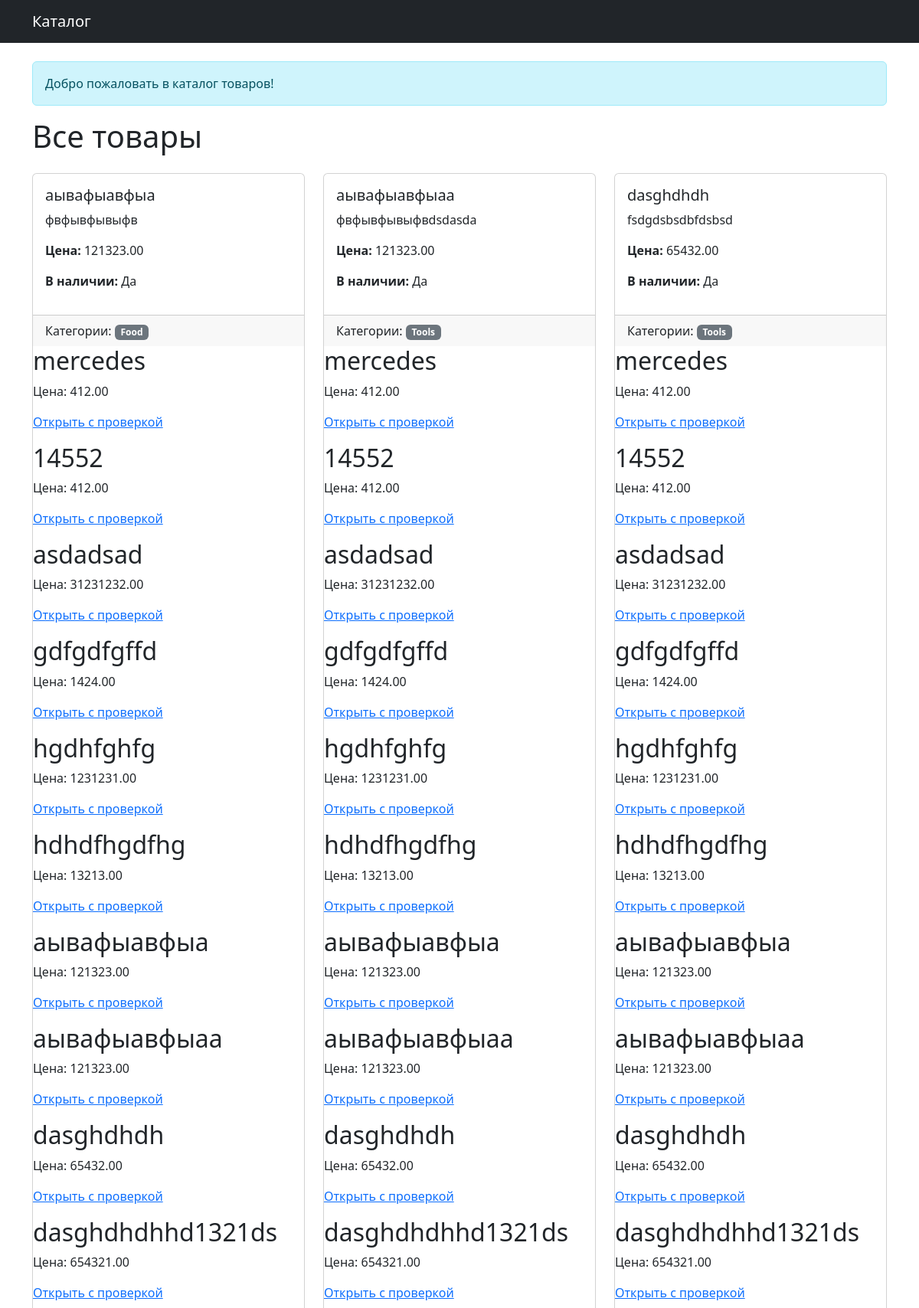
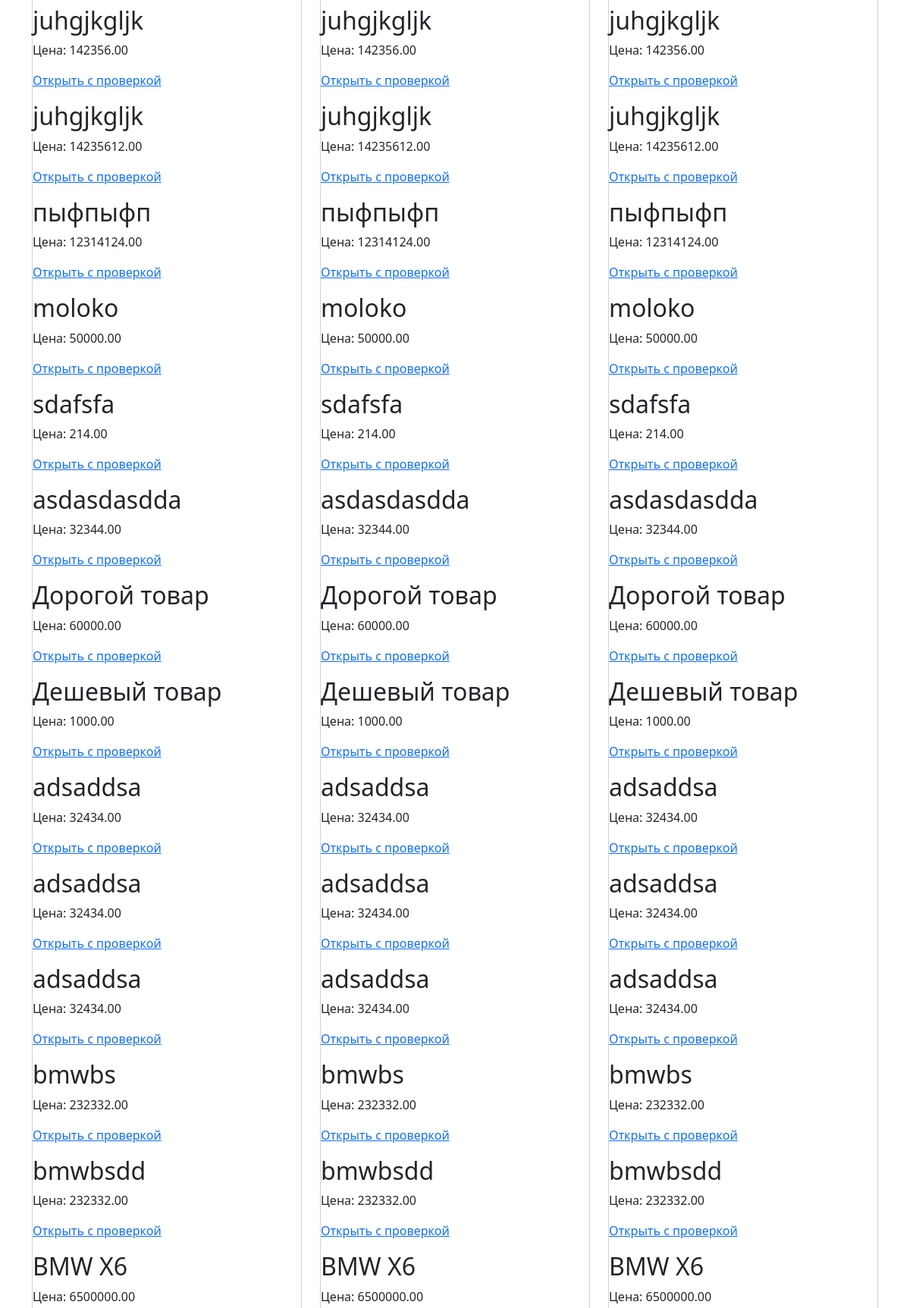
The app's page /shop/list/?page=3 (upper part) with its own data (2 pictures, top to bottom).
### shop/models.py (models this page shows, shortened)
class Product(models.Model):
    title = models.CharField(max_length=30, verbose_name='название')
    description = models.TextField(verbose_name='описание', blank=True)
    price = models.DecimalField(max_digits=10,decimal_places=2, verbose_name='цена')
    available = models.BooleanField(verbose_name='наличие', default=True)
    data_added = models.DateField(auto_now_add=True, verbose_name='дата добавления')
    categories = models.ManyToManyField('Category', related_name='products')
    objects = ProductManager()

class Category(models.Model):
    name = models.CharField(max_length=50)
    description = models.TextField(default='без описания')

### shop/views.py (the view)
# urls.py: path('list/', product_list, name='product_list'),
def product_list(request):
    products = Product.objects.all()
    signed_products = []
    for p in products:
        signed_id = signing.dumps({"id": p.id})
        signed_products.append((p, signed_id))
    paginator = Paginator(products, 3)
    page_number = request.GET.get('page')
    page_obj = paginator.get_page(page_number)
    return render(request, 'products_list.html', {'products': page_obj.object_list, 'page_obj' : page_obj, 'signed_products': signed_products})

### shop/models.py (called while the page is built)
    def get_queryset(self):
        return ProductQuerySet(self.model, using=self._db)

### shop/templates/products_list.html (shortened to what this page needs)
<!DOCTYPE html>
<html>
<head>
    <link href="https://cdn.jsdelivr.net/npm/bootstrap@5.3.2/dist/css/bootstrap.min.css" rel="stylesheet">
</head>
<body class="d-flex flex-column min-vh-100">
<nav class="navbar navbar-expand-lg navbar-dark bg-dark">
  <div class="container">
    <a class="navbar-brand" href="#">Каталог</a>
  </div>
</nav>
<div class="container my-4">
    <div class="alert alert-info">Добро пожаловать в каталог товаров!</div>
    <h1 class="mb-4">Все товары</h1>
    {% if products %}
        <div class="row g-4">
        {% for product in products %}
            <div class="col-md-4">
                <div class="card h-100">
                    <div class="card-body">
                        <h5 class="card-title">{{ product.title }}</h5>
                        <p class="card-text">{{ product.description|truncatechars:100 }}</p>
                        <p><strong>Цена:</strong> {{ product.price }}</p>
                        <p><strong>В наличии:</strong> {{ product.available|yesno:"Да,Нет" }}</p>
                    </div>
                    <div class="card-footer">
                        Категории:
                        {% for cat in product.categories.all %}
                            <span class="badge bg-secondary">{{ cat.name }}</span>
                        {% empty %}
                            <span class="text-muted">Нет категорий</span>
                        {% endfor %}
                    </div>
                    {% for product, signed_id in signed_products %}
                  <div>
                    <h2>{{ product.title }}</h2>
                    <p>Цена: {{ product.price }}</p>
                    <p>
                      <a href="{% url 'check_product' signed_id %}">Открыть с проверкой</a>
                    </p>
                  </div>
                {% endfor %}
                </div>
            </div>
        {% endfor %}
        </div>
    {% else %}
        <div class="alert alert-warning">Товаров пока нет.</div>
    {% endif %}
</div>
</body>
</html>

### records on screen
Product: title "аывафыавфыа", description "фвфывфывыфв", price "121323.00", available "Да"
Category: name "Food"
Product: title "mercedes", price "412.00"
Product: title "14552", price "412.00"
Product: title "asdadsad", price "31231232.00"
Product: title "gdfgdfgffd", price "1424.00"
Product: title "hgdhfghfg", price "1231231.00"
Product: title "hdhdfhgdfhg", price "13213.00"
Product: title "аывафыавфыаa", price "121323.00", description "фвфывфывыфвdsdasda", available "Да"
Product: title "dasghdhdh", price "65432.00", description "fsdgdsbsdbfdsbsd", available "Да"
Product: title "dasghdhdhhd1321ds", price "654321.00"
Product: title "juhgjkgljk", price "142356.00"
Product: title "juhgjkgljk", price "14235612.00"
Product: title "пыфпыфп", price "12314124.00"
Product: title "moloko", price "50000.00"
Product: title "sdafsfa", price "214.00"
Product: title "asdasdasdda", price "32344.00"
Product: title "Дорогой товар", price "60000.00"
Product: title "Дешевый товар", price "1000.00"
Product: title "adsaddsa", price "32434.00"
Product: title "adsaddsa", price "32434.00"
Product: title "adsaddsa", price "32434.00"
Product: title "bmwbs", price "232332.00"
Product: title "bmwbsdd", price "232332.00"
Product: title "BMW X6", price "6500000.00"
Category: name "Tools"
